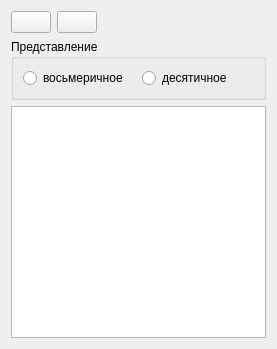
<?xml version="1.0" encoding="UTF-8"?>
<ui version="4.0">
 <class>PunchTapeWidget</class>
 <widget class="QWidget" name="PunchTapeWidget">
  <property name="geometry">
   <rect>
    <x>0</x>
    <y>0</y>
    <width>277</width>
    <height>349</height>
   </rect>
  </property>
  <property name="windowTitle">
   <string>Form</string>
  </property>
  <layout class="QVBoxLayout" name="verticalLayout">
   <item>
    <layout class="QHBoxLayout" name="horizontalLayout">
     <item>
      <widget class="QPushButton" name="loadTapeButton">
       <property name="text">
        <string/>
       </property>
       <property name="icon">
        <iconset resource="../libural/images.qrc">
         <normaloff>:/images/document-open.png</normaloff>:/images/document-open.png</iconset>
       </property>
      </widget>
     </item>
     <item>
      <widget class="QPushButton" name="pushButton_2">
       <property name="text">
        <string/>
       </property>
       <property name="icon">
        <iconset resource="../libural/images.qrc">
         <normaloff>:/images/edit-clear.png</normaloff>:/images/edit-clear.png</iconset>
       </property>
      </widget>
     </item>
     <item>
      <spacer name="horizontalSpacer">
       <property name="orientation">
        <enum>Qt::Horizontal</enum>
       </property>
       <property name="sizeHint" stdset="0">
        <size>
         <width>40</width>
         <height>20</height>
        </size>
       </property>
      </spacer>
     </item>
    </layout>
   </item>
   <item>
    <widget class="QGroupBox" name="groupBox">
     <property name="title">
      <string>Представление</string>
     </property>
     <layout class="QHBoxLayout" name="horizontalLayout_3">
      <item>
       <widget class="QRadioButton" name="radioButton_2">
        <property name="text">
         <string>восьмеричное</string>
        </property>
       </widget>
      </item>
      <item>
       <widget class="QRadioButton" name="radioButton">
        <property name="text">
         <string>десятичное</string>
        </property>
       </widget>
      </item>
     </layout>
    </widget>
   </item>
   <item>
    <widget class="QTableView" name="tapeView"/>
   </item>
  </layout>
 </widget>
 <resources>
  <include location="../libural/images.qrc"/>
 </resources>
 <connections/>
</ui>
